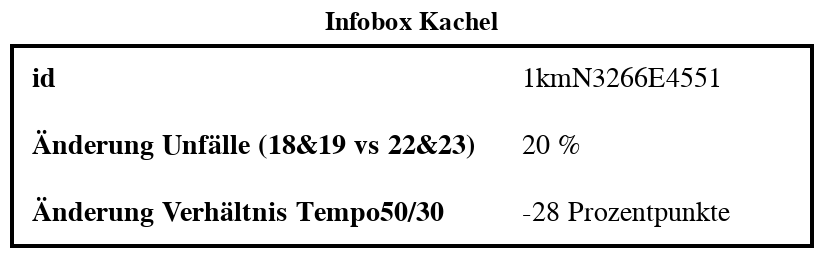

Notebook code cell kept with this figure:
### Markdown cell above
#### kachel_infobox

### Code cell
def create_kachel_infobox(gdf_row: gpd.GeoDataFrame) -> alt.Chart:
    """
    Creates an Altair infobox chart for a single Kachel/Tile with formatted metrics.

    Parameters:
    -----------
    gdf_row : GeoDataFrame
        A single-row GeoDataFrame (e.g., filtered from a larger set) containing at least
        'id', 'unfall_ratio', and 'diff_ratio_tempo30' fields.

    Returns:
    --------
    Altair Chart
        An infobox-style chart displaying the formatted values.
    """

    # Copy and format percentages
    kachel_infobox = gdf_row.copy()
    kachel_infobox["unfall_ratio"] = (kachel_infobox["unfall_ratio"].round(2) * 100).astype(int).astype(str) + " %"
    kachel_infobox["diff_ratio_tempo30"] = (kachel_infobox["diff_ratio_tempo30"].round(2) * 100).astype(int).astype(str) + " Prozentpunkte"

    # Transpose and clean for Altair
    df_transposed = kachel_infobox.reset_index().T
    df_transposed_clean = (
        df_transposed.reset_index()
        .rename(columns={"index": "names", 0: "values"})
    )

    # Keep only relevant fields and rename for display
    df_transposed_clean = df_transposed_clean[df_transposed_clean.names.isin(["id", "diff_ratio_tempo30", "unfall_ratio"])]
    df_transposed_clean["names"] = df_transposed_clean["names"].replace({
        "diff_ratio_tempo30": "Änderung Verhältnis Tempo50/30",
        "unfall_ratio": "Änderung Unfälle (18&19 vs 22&23)"
    })

    data = df_transposed_clean

    # Base chart
    base = alt.Chart(data).encode(
        y=alt.Y("names:N", title=None, axis=None)
    )

    names_chart = base.mark_text(
        align="left", baseline="middle", fontSize=14, fontWeight="bold"
    ).encode(
        x=alt.value(10),
        text="names:N"
    )

    values_chart = base.mark_text(
        align="left", baseline="middle", fontSize=14
    ).encode(
        x=alt.value(255),
        text="values:N"
    )

    # Border box
    border = alt.Chart(pd.DataFrame({"dummy": [""]})).mark_rect(
        stroke="black", strokeWidth=2, fill=None
    ).encode(
        x=alt.value(0), x2=alt.value(400),
        y=alt.value(0), y2=alt.value(100)
    )

    # Combine charts
    infobox = (border + names_chart + values_chart).properties(
        width=400,
        height=100,
        title="Infobox Kachel"
    )

    return infobox


# Create infobox
infobox_chart = create_kachel_infobox(gdf_osm_shape_poly)
infobox_chart

### Figure 1 — Vega-Lite specification as saved in the notebook (floating-point values rounded to 4 significant figures)
{"config": {"view": {"continuousWidth": 300, "continuousHeight": 300}}, "layer": [{"data": {"name": "data-cea30addd8372adc73ed061fa4203f57"}, "mark": {"type": "rect", "fill": null, "stroke": "black", "strokeWidth": 2}, "encoding": {"x": {"value": 0}, "x2": {"value": 400}, "y": {"value": 0}, "y2": {"value": 100}}}, {"data": {"name": "data-b57a692740ab757b3848a125901cef8b"}, "mark": {"type": "text", "align": "left", "baseline": "middle", "fontSize": 14, "fontWeight": "bold"}, "encoding": {"text": {"field": "names", "type": "nominal"}, "x": {"value": 10}, "y": {"axis": null, "field": "names", "title": null, "type": "nominal"}}}, {"data": {"name": "data-b57a692740ab757b3848a125901cef8b"}, "mark": {"type": "text", "align": "left", "baseline": "middle", "fontSize": 14}, "encoding": {"text": {"field": "values", "type": "nominal"}, "x": {"value": 255}, "y": {"axis": null, "field": "names", "title": null, "type": "nominal"}}}], "height": 100, "title": "Infobox Kachel", "width": 400, "$schema": "https://vega.github.io/schema/vega-lite/v5.20.1.json", "datasets": {"data-cea30addd8372adc73ed061fa4203f57": [{"dummy": ""}], "data-b57a692740ab757b3848a125901cef8b": [{"names": "Änderung Verhältnis Tempo50/30", "values": "-28 Prozentpunkte"}, {"names": "id", "values": "1kmN3266E4551"}, {"names": "Änderung Unfälle (18&19 vs 22&23)", "values": "20 %"}]}}
